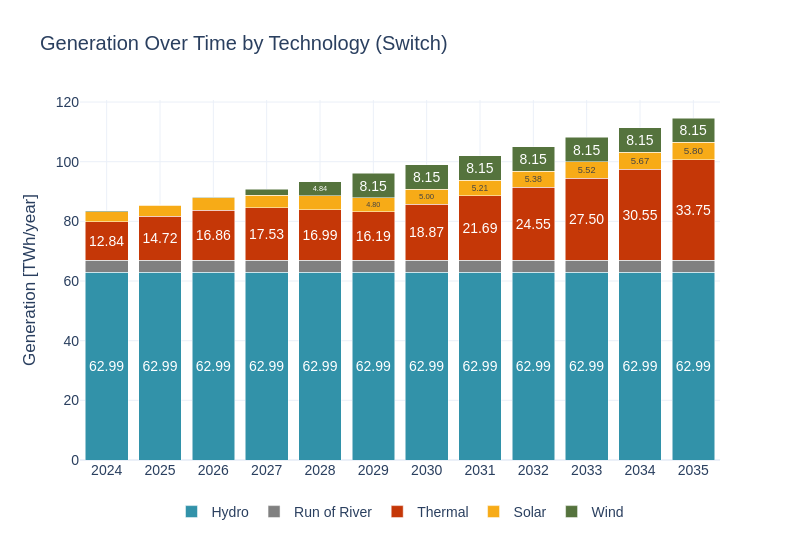

Source (notebook cell):
### Code cell
# Transform data
sce_sw = pd.read_csv(model_outputs_path+'/dispatch.csv')
sce_sw['year'] = sce_sw['timestamp'].str[:4]
sce_sw['Energy_TWh_typical_yr'] = sce_sw['Energy_GWh_typical_yr'] / 1000
sce_sw.rename(columns={'gen_tech': 'Tech'}, inplace=True)
sce_sw = sce_sw[sce_sw['timestamp'].str.contains('^'+str(years[0])) == False]
# Plot
sw.scenarios.dispatched_generation(sce_sw, 'Generation', 'TWh', 'year', 'Energy_TWh_typical_yr', 'Tech', scenario_name, 'Switch', 4.6)
#sce_sw = sce_sw[['generation_project','year','Energy_TWh_typical_yr','Tech']]
#sce_sw.to_csv('./9_switch.csv')

### Figure 1 — Plotly figure (JSON) as saved in the notebook; plotly's stock layout.template omitted (floating-point values rounded to 4 significant figures)
{"data": [{"hovertemplate": "Tech=Hydro<br>Year=%{x}<br>Dispatched Generation (MW)=%{y}<br>text=%{text}<extra></extra>", "insidetextanchor": "middle", "legendgroup": "Hydro", "marker": {"color": "#3292A9", "pattern": {"shape": ""}}, "name": "Hydro", "orientation": "v", "showlegend": true, "text": ["62.99", "62.99", "62.99", "62.99", "62.99", "62.99", "62.99", "62.99", "62.99", "62.99", "62.99", "62.99"], "textangle": 0, "textposition": "inside", "texttemplate": "%{text}", "type": "bar", "x": ["2024", "2025", "2026", "2027", "2028", "2029", "2030", "2031", "2032", "2033", "2034", "2035"], "xaxis": "x", "y": [62.99, 62.99, 62.99, 62.99, 62.99, 62.99, 62.99, 62.99, 62.99, 62.99, 62.99, 62.99], "yaxis": "y"}, {"hovertemplate": "Tech=Run of River<br>Year=%{x}<br>Dispatched Generation (MW)=%{y}<br>text=%{text}<extra></extra>", "insidetextanchor": "middle", "legendgroup": "Run of River", "marker": {"color": "#808080", "pattern": {"shape": ""}}, "name": "Run of River", "orientation": "v", "showlegend": true, "text": ["", "", "", "", "", "", "", "", "", "", "", ""], "textangle": 0, "textposition": "inside", "texttemplate": "%{text}", "type": "bar", "x": ["2024", "2025", "2026", "2027", "2028", "2029", "2030", "2031", "2032", "2033", "2034", "2035"], "xaxis": "x", "y": [3.965, 3.965, 3.965, 3.965, 3.965, 3.965, 3.965, 3.965, 3.965, 3.965, 3.965, 3.965], "yaxis": "y"}, {"hovertemplate": "Tech=Thermal<br>Year=%{x}<br>Dispatched Generation (MW)=%{y}<br>text=%{text}<extra></extra>", "insidetextanchor": "middle", "legendgroup": "Thermal", "marker": {"color": "#C53707", "pattern": {"shape": ""}}, "name": "Thermal", "orientation": "v", "showlegend": true, "text": ["12.84", "14.72", "16.86", "17.53", "16.99", "16.19", "18.87", "21.69", "24.55", "27.50", "30.55", "33.75"], "textangle": 0, "textposition": "inside", "texttemplate": "%{text}", "type": "bar", "x": ["2024", "2025", "2026", "2027", "2028", "2029", "2030", "2031", "2032", "2033", "2034", "2035"], "xaxis": "x", "y": [12.84, 14.72, 16.86, 17.53, 16.99, 16.19, 18.87, 21.69, 24.55, 27.5, 30.55, 33.75], "yaxis": "y"}, {"hovertemplate": "Tech=Solar<br>Year=%{x}<br>Dispatched Generation (MW)=%{y}<br>text=%{text}<extra></extra>", "insidetextanchor": "middle", "legendgroup": "Solar", "marker": {"color": "#F7AB17", "pattern": {"shape": ""}}, "name": "Solar", "orientation": "v", "showlegend": true, "text": ["", "", "", "", "", "4.80", "5.00", "5.21", "5.38", "5.52", "5.67", "5.80"], "textangle": 0, "textposition": "inside", "texttemplate": "%{text}", "type": "bar", "x": ["2024", "2025", "2026", "2027", "2028", "2029", "2030", "2031", "2032", "2033", "2034", "2035"], "xaxis": "x", "y": [3.485, 3.691, 4.093, 4.332, 4.571, 4.801, 5.004, 5.207, 5.377, 5.525, 5.674, 5.801], "yaxis": "y"}, {"hovertemplate": "Tech=Wind<br>Year=%{x}<br>Dispatched Generation (MW)=%{y}<br>text=%{text}<extra></extra>", "insidetextanchor": "middle", "legendgroup": "Wind", "marker": {"color": "#55733D", "pattern": {"shape": ""}}, "name": "Wind", "orientation": "v", "showlegend": true, "text": ["", "", "", "", "4.84", "8.15", "8.15", "8.15", "8.15", "8.15", "8.15", "8.15"], "textangle": 0, "textposition": "inside", "texttemplate": "%{text}", "type": "bar", "x": ["2024", "2025", "2026", "2027", "2028", "2029", "2030", "2031", "2032", "2033", "2034", "2035"], "xaxis": "x", "y": [0.2143, 0.2143, 0.2143, 1.912, 4.843, 8.149, 8.149, 8.149, 8.149, 8.149, 8.149, 8.149], "yaxis": "y"}], "layout": {"barmode": "stack", "font": {"family": "Arial", "size": 14}, "height": 540, "legend": {"orientation": "h", "title": {}, "tracegroupgap": 0, "x": 0.5, "xanchor": "center", "y": -0.1}, "title": {"text": "Generation Over Time by Technology (Switch)"}, "width": 800, "xaxis": {"anchor": "y", "domain": [0, 1], "showgrid": true, "tickangle": 0, "tickfont": {"family": "Arial", "size": 14}, "tickvals": ["2024", "2025", "2026", "2027", "2028", "2029", "2030", "2031", "2032", "2033", "2034", "2035"], "title": {"text": ""}}, "yaxis": {"anchor": "x", "domain": [0, 1], "title": {"text": "Generation [TWh/year]"}}}}
